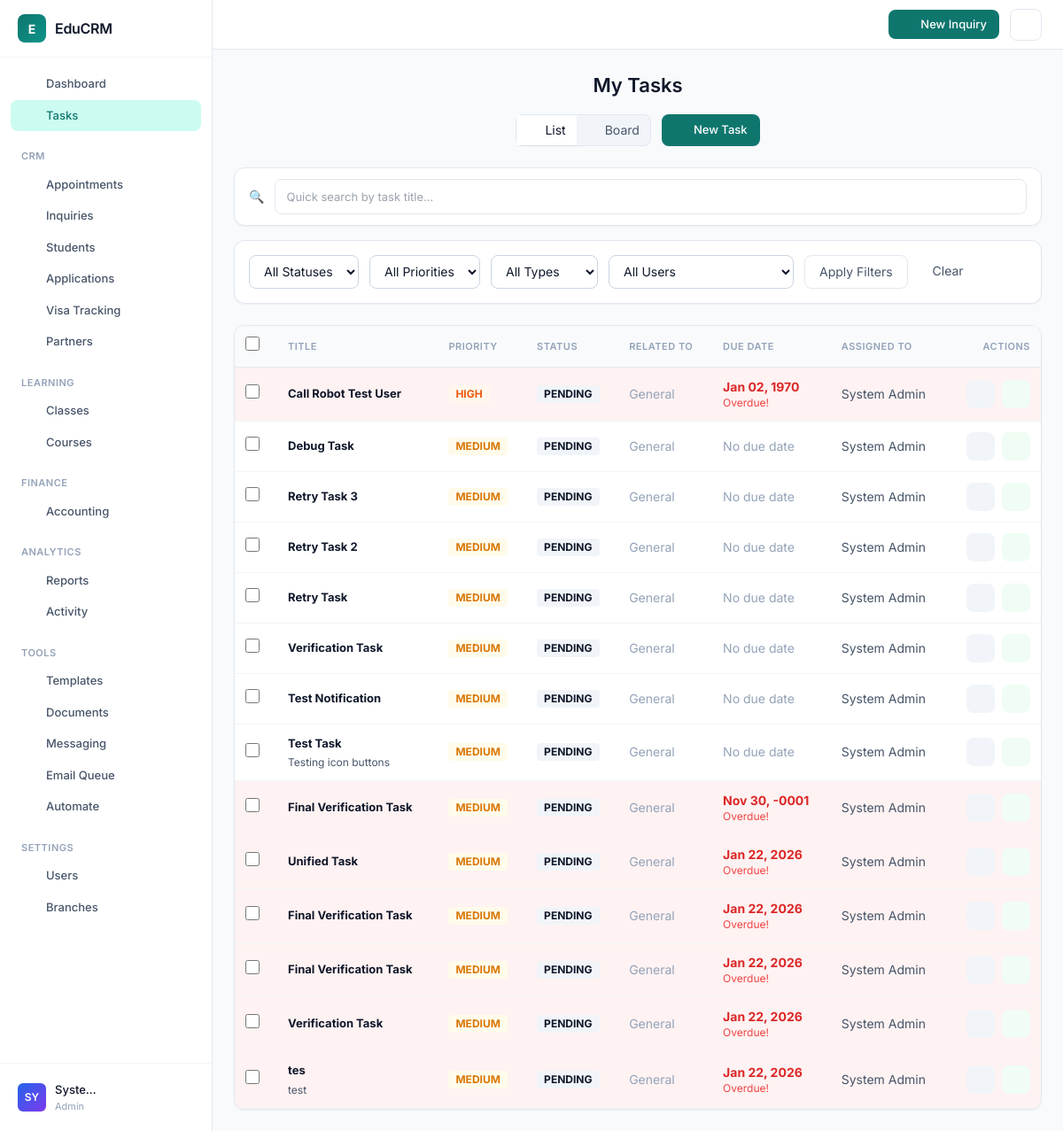
The app's page /modules/tasks/list.php (signed in) with its own data.
### tables this page shows
CREATE TABLE `tasks` (
  `id` int(11) NOT NULL,
  `title` varchar(200) NOT NULL,
  `description` text DEFAULT NULL,
  `assigned_to` int(11) NOT NULL,
  `created_by` int(11) NOT NULL,
  `related_entity_type` enum('inquiry','student','application','class','general') NOT NULL DEFAULT 'general',
  `related_entity_id` int(11) DEFAULT NULL,
  `priority` enum('low','medium','high','urgent') DEFAULT 'medium',
  `status` enum('pending','in_progress','completed','cancelled') DEFAULT 'pending',
  `due_date` datetime DEFAULT NULL,
  `completed_at` datetime DEFAULT NULL,
  `created_at` timestamp NOT NULL DEFAULT current_timestamp(),
  `updated_at` timestamp NOT NULL DEFAULT current_timestamp() ON UPDATE current_timestamp(),
  `branch_id` int(11) DEFAULT NULL
);

CREATE TABLE `users` (
  `id` int(11) NOT NULL,
  `name` varchar(100) NOT NULL,
  `email` varchar(100) NOT NULL,
  `password_hash` varchar(255) NOT NULL,
  `role` enum('admin','counselor','teacher','student') NOT NULL DEFAULT 'student',
  `phone` varchar(20) DEFAULT NULL,
  `address` text DEFAULT NULL,
  `country_id` int(11) DEFAULT NULL,
  `education_level_id` int(11) DEFAULT NULL,
  `country` varchar(100) DEFAULT NULL,
  `education_level` varchar(50) DEFAULT NULL,
  `passport_number` varchar(50) DEFAULT NULL,
  `created_at` timestamp NOT NULL DEFAULT current_timestamp(),
  `reset_token` varchar(100) DEFAULT NULL,
  `token_expiry` datetime DEFAULT NULL,
  `deleted_at` timestamp NULL DEFAULT NULL,
  `two_factor_secret` varchar(32) DEFAULT NULL,
  `two_factor_enabled` tinyint(1) DEFAULT 0,
  `last_login_at` timestamp NULL DEFAULT NULL,
  `last_login_ip` varchar(45) DEFAULT NULL,
  `branch_id` int(11) DEFAULT NULL,
  `updated_at` datetime DEFAULT NULL
);

### app/bootstrap.php (called while the page is built, shortened)
<?php
spl_autoload_register(function ($class) {
    $prefix = 'EduCRM\\';
    $base_dir = APP_ROOT . '/app/';
    $len = strlen($prefix);
    $relative_class = substr($class, $len);
    $file = $base_dir . str_replace('\\', '/', $relative_class) . '.php';
});
require_once APP_ROOT . '/app/helpers.php';

### app/Services/TaskService.php (called while the page is built, shortened)
<?php
class TaskService
{
    private \PDO $pdo;
    public function __construct(\PDO $pdo)
    {
        $this->pdo = $pdo;
    }
    public function getPaginatedTasks(array $filters = [], int $page = 1, int $perPage = 20): array
    {
        $paginationService = new PaginationService($this->pdo, $perPage);
        $paginationService->setPage($page);
        $sql = "
            SELECT
                t.*,
                u1.name as assigned_to_name,
                u2.name as created_by_name
            FROM tasks t
            LEFT JOIN users u1 ON t.assigned_to = u1.id
            LEFT JOIN users u2 ON t.created_by = u2.id
            WHERE 1=1
        ";
        $params = [];
        $sql .= " ORDER BY
            CASE t.priority
                WHEN 'urgent' THEN 1
                WHEN 'high' THEN 2
                WHEN 'medium' THEN 3
                WHEN 'low' THEN 4
            END,
            t.due_date ASC,
            t.created_at DESC
        ";
        $tasks = $paginationService->paginate($sql, $params);
        return [
            'data' => $tasks,
            'pagination' => $paginationService->getMetadata()
        ];
    }
}

### app/Services/PaginationService.php (called while the page is built, shortened)
<?php
class PaginationService
{
    private \PDO $pdo;
    private int $perPage;
    private int $currentPage;
    private int $totalRecords = 0;
    private int $totalPages = 0;
    public function __construct(\PDO $pdo, int $perPage = 20)
    {
        $this->pdo = $pdo;
        $this->perPage = max(1, min($perPage, 100));
        $this->currentPage = max(1, (int) ($_GET['page'] ?? 1));
    }
    public function setPage(int $page): self
    {
        $this->currentPage = max(1, $page);
        return $this;
    }
    public function paginate(string $baseQuery, array $params = [], ?string $countQuery = null): array
    {
        $countSql = $countQuery ?? "SELECT COUNT(*) FROM ({$baseQuery}) as count_table";
        $stmt = $this->pdo->prepare($countSql);
        $stmt->execute($params);
        $this->totalRecords = (int) $stmt->fetchColumn();
        $this->totalPages = $this->totalRecords > 0
            ? (int) ceil($this->totalRecords / $this->perPage)
            : 1;
        $offset = ($this->currentPage - 1) * $this->perPage;
        $paginatedQuery = $baseQuery . " LIMIT {$this->perPage} OFFSET {$offset}";
        $stmt = $this->pdo->prepare($paginatedQuery);
        $stmt->execute($params);
        return $stmt->fetchAll(\PDO::FETCH_ASSOC);
    }
    public function getMetadata(): array
    {
        $start = $this->totalRecords > 0
            ? (($this->currentPage - 1) * $this->perPage) + 1
            : 0;
        $end = min($this->currentPage * $this->perPage, $this->totalRecords);
        return [
            'current_page' => $this->currentPage,
            'per_page' => $this->perPage,
            'total_records' => $this->totalRecords,
            'total_pages' => $this->totalPages,
            'has_previous' => $this->currentPage > 1,
            'has_next' => $this->currentPage < $this->totalPages,
            'start_record' => $start,
            'end_record' => $end,
        ];
    }
}

### app/helpers.php (called while the page is built, shortened)
<?php
function hasRole(string|array $role): bool
{
    $userRoles = $_SESSION['roles'] ?? [];
    if (isset($_SESSION['role'])) {
        $userRoles[] = $_SESSION['role'];
    }
    return in_array($role, $userRoles);
}

### modules/tasks/list.php (the view, shortened to what this page needs)
<?php
require_once '../../app/bootstrap.php';
require_once '../../templates/header.php';
$taskService = new \EduCRM\Services\TaskService($pdo);
$currentPage = max(1, (int)($_GET['page'] ?? 1));
$perPage = 20;
$filters = [];
if (hasRole('admin')) {
    $result = $taskService->getPaginatedTasks($filters, $currentPage, $perPage);
} else {
    $result = $taskService->getPaginatedUserTasks($_SESSION['user_id'], $filters, $currentPage, $perPage);
}
$tasks = $result['data'];
?>
<div class="page-header flex flex-col sm:flex-row sm:items-center sm:justify-between gap-4 mb-6">
    <h1 class="page-title">My Tasks</h1>
    <div class="flex gap-3">
        <div class="inline-flex rounded-lg border border-slate-200 dark:border-slate-700 p-1 bg-slate-100 dark:bg-slate-800">
            <span class="px-3 py-1.5 text-sm rounded-md bg-white dark:bg-slate-700 text-slate-900 dark:text-slate-200 shadow-sm flex items-center gap-1">
                <?php echo \EduCRM\Services\NavigationService::getIcon('list', 16); ?> List
            </span>
            <a href="kanban.php" class="px-3 py-1.5 text-sm rounded-md text-slate-600 dark:text-slate-400 hover:text-slate-900 dark:hover:text-slate-200 transition-colors flex items-center gap-1">
                <?php echo \EduCRM\Services\NavigationService::getIcon('columns', 16); ?> Board
            </a>
        </div>
        <a href="add.php" class="btn btn-primary">
            <?php echo \EduCRM\Services\NavigationService::getIcon('plus', 16); ?> New Task
        </a>
    </div>
</div>
<div class="bg-white px-4 py-3 rounded-xl border border-slate-200 shadow-sm mb-4">
    <div x-data='searchFilter({
        data: <?php echo json_encode(array_map(function ($t) {
            return [
                'id' => $t['id'],
                'title' => $t['title'],
                'priority' => $t['priority'],
                'status' => $t['status'],
                'due' => $t['due_date'] ?? ''
            ];
        }, $tasks)); ?>,
        searchFields: ["title", "priority", "status"],
        minLength: 1,
        maxResults: 8
    })' class="relative">
        <div class="flex items-center gap-3">
            <span class="text-slate-400">🔍</span>
            <input type="text" x-model="query" @input="search()" @focus="if(query.length >= 1) showResults = true"
                @keydown="handleKeydown($event)" @keydown.escape="showResults = false"
                class="flex-1 px-3 py-2 border border-slate-300 rounded-lg text-sm focus:ring-2 focus:ring-primary-500"
                placeholder="Quick search by task title..." autocomplete="off">
        </div>
    </div>
</div>
<div class="bg-white p-4 rounded-xl border border-slate-200 shadow-sm mb-6">
    <form method="GET" class="flex flex-wrap gap-3">
        <select name="status" class="px-3 py-2 border border-slate-300 rounded-lg text-sm">
            <option value="">All Statuses</option>
        </select>
        <select name="priority" class="px-3 py-2 border border-slate-300 rounded-lg text-sm">
            <option value="">All Priorities</option>
        </select>
        <select name="entity_type" class="px-3 py-2 border border-slate-300 rounded-lg text-sm">
            <option value="">All Types</option>
        </select>
        <?php if (hasRole('admin')): ?>
            <select name="assigned_to" class="px-3 py-2 border border-slate-300 rounded-lg text-sm">
                <option value="">All Users</option>
            </select>
        <?php endif; ?>
        <button type="submit" class="btn-secondary px-4 py-2 rounded-lg text-sm">Apply Filters</button>
        <a href="list.php" class="px-4 py-2 text-sm text-slate-600 hover:text-slate-800">Clear</a>
    </form>
</div>
<div class="bg-white rounded-xl border border-slate-200 shadow-sm overflow-hidden">
    <div class="overflow-x-auto">
        <table class="w-full text-left border-collapse">
            <thead>
                <tr class="bg-slate-50 border-b border-slate-200 text-slate-600 text-sm">
                    <th class="p-3 w-12">
                        <input type="checkbox" id="selectAll"
                            class="rounded border-slate-300 text-primary-600 focus:ring-primary-500">
                    </th>
                    <th class="p-3 font-semibold">Title</th>
                    <th class="p-3 font-semibold">Priority</th>
                    <th class="p-3 font-semibold">Status</th>
                    <th class="p-3 font-semibold">Related To</th>
                    <th class="p-3 font-semibold">Due Date</th>
                    <?php if (hasRole('admin')): ?>
                        <th class="p-3 font-semibold">Assigned To</th>
                    <?php endif; ?>
                    <th class="p-3 font-semibold text-right">Actions</th>
                </tr>
            </thead>
            <tbody class="divide-y divide-slate-100">
                <?php if (count($tasks) > 0): ?>
                    <?php foreach ($tasks as $task): ?>
                        <?php
                        $priorityColors = [
                            'urgent' => 'bg-red-100 text-red-700',
                            'high' => 'bg-orange-100 text-orange-700',
                            'medium' => 'bg-yellow-100 text-yellow-700',
                            'low' => 'bg-blue-100 text-blue-700'
                        ];
                        $statusColors = [
                            'pending' => 'bg-slate-100 text-slate-700',
                            'in_progress' => 'bg-sky-100 text-sky-700',
                            'completed' => 'bg-emerald-100 text-emerald-700',
                            'cancelled' => 'bg-red-100 text-red-700'
                        ];
                        $isOverdue = $task['due_date'] && strtotime($task['due_date']) < time() && $task['status'] !== 'completed';
                        ?>
                        <tr class="hover:bg-slate-50 transition-colors <?php echo $isOverdue ? 'bg-red-50' : ''; ?>">
                            <td class="p-3">
                                <input type="checkbox"
                                    class="task-checkbox rounded border-slate-300 text-primary-600 focus:ring-primary-500"
                                    value="<?php echo $task['id']; ?>">
                            </td>
                            <td class="p-3">
                                <div>
                                    <strong class="text-slate-800"><?php echo htmlspecialchars($task['title']); ?></strong>
                                    <?php if ($task['description']): ?>
                                        <p class="text-xs text-slate-500 mt-1">
                                            <?php echo htmlspecialchars(substr($task['description'], 0, 60)) . (strlen($task['description']) > 60 ? '...' : ''); ?>
                                        </p>
                                    <?php endif; ?>
                                </div>
                            </td>
                            <td class="p-3">
                                <span
                                    class="inline-block px-2 py-0.5 rounded text-xs font-bold uppercase <?php echo $priorityColors[$task['priority']]; ?>">
                                    <?php echo $task['priority']; ?>
                                </span>
                            </td>
                            <td class="p-3">
                                <span
                                    class="inline-block px-2 py-0.5 rounded text-xs font-bold uppercase <?php echo $statusColors[$task['status']]; ?>">
                                    <?php echo str_replace('_', ' ', $task['status']); ?>
                                </span>
                            </td>
                            <td class="p-3 text-sm text-slate-600">
                                <?php if ($task['related_entity_type'] !== 'general'): ?>
                                    <span class="capitalize"><?php echo $task['related_entity_type']; ?></span>
                                    #<?php echo $task['related_entity_id']; ?>
                                <?php else: ?>
                                    <span class="text-slate-400">General</span>
                                <?php endif; ?>
                            </td>
                            <td class="p-3 text-sm">
                                <?php if ($task['due_date']): ?>
                                    <span class="<?php echo $isOverdue ? 'text-red-600 font-bold' : 'text-slate-600'; ?>">
                                        <?php echo date('M d, Y', strtotime($task['due_date'])); ?>
                                    </span>
                                    <?php if ($isOverdue): ?>
                                        <span class="text-xs text-red-500 block">Overdue!</span>
                                    <?php endif; ?>
                                <?php else: ?>
                                    <span class="text-slate-400">No due date</span>
                                <?php endif; ?>
                            </td>
                            <?php if (hasRole('admin')): ?>
                                <td class="p-3 text-sm text-slate-600">
                                    <?php echo htmlspecialchars($task['assigned_to_name']); ?>
                                </td>
                            <?php endif; ?>
                            <td class="p-3 text-right">
                                <div class="flex gap-2 justify-end">
                                    <a href="edit.php?id=<?php echo $task['id']; ?>" class="action-btn default" title="Edit">
                                        <?php echo \EduCRM\Services\NavigationService::getIcon('edit', 16); ?>
                                    </a>
                                    <?php if ($task['status'] !== 'completed'): ?>
                                        <form method="POST" action="edit.php" class="inline">
                                            <button type="submit" class="action-btn green" title="Mark Complete">
                                                <?php echo \EduCRM\Services\NavigationService::getIcon('check-square', 16); ?>
                                            </button>
                                        </form>
                                    <?php endif; ?>
                                </div>
                            </td>
                        </tr>
                    <?php endforeach; ?>
                <?php endif; ?>
            </tbody>
        </table>
    </div>
</div>
<?php require_once '../../templates/footer.php'; ?>

### app/Services/NavigationService.php (shortened to what this page needs)
<?php
class NavigationService
{
    public static function getIcon($name, $size = 18)
    {
        $path = $icons[$name] ?? $icons['home'];
        return '<svg xmlns="http://www.w3.org/2000/svg" width="' . $size . '" height="' . $size . '" viewBox="0 0 24 24" fill="none" stroke="currentColor" stroke-width="2" stroke-linecap="round" stroke-linejoin="round">' . $path . '</svg>';
    }
}

### records on screen
tasks: title "Call Robot Test User", priority "HIGH", status "PENDING", related_entity_type "General", due_date "Jan 02, 1970", shows "Overdue!", assigned_to.name "System Admin", $size 16 (drawn)
tasks: title "Debug Task", priority "MEDIUM", status "PENDING", related_entity_type "General", shows "No due date", assigned_to.name "System Admin", $size 16 (drawn)
tasks: title "Retry Task 3", priority "MEDIUM", status "PENDING", related_entity_type "General", shows "No due date", assigned_to.name "System Admin", $size 16 (drawn)
tasks: title "Retry Task 2", priority "MEDIUM", status "PENDING", related_entity_type "General", shows "No due date", assigned_to.name "System Admin", $size 16 (drawn)
tasks: title "Retry Task", priority "MEDIUM", status "PENDING", related_entity_type "General", shows "No due date", assigned_to.name "System Admin", $size 16 (drawn)
tasks: title "Verification Task", priority "MEDIUM", status "PENDING", related_entity_type "General", shows "No due date", assigned_to.name "System Admin", $size 16 (drawn)
tasks: title "Test Notification", priority "MEDIUM", status "PENDING", related_entity_type "General", shows "No due date", assigned_to.name "System Admin", $size 16 (drawn)
tasks: title "Test Task", description "Testing icon buttons", priority "MEDIUM", status "PENDING", related_entity_type "General", shows "No due date", assigned_to.name "System Admin", $size 16 (drawn)
tasks: title "Final Verification Task", priority "MEDIUM", status "PENDING", related_entity_type "General", due_date "Nov 30, -0001", shows "Overdue!", assigned_to.name "System Admin", $size 16 (drawn)
tasks: title "Unified Task", priority "MEDIUM", status "PENDING", related_entity_type "General", due_date "Jan 22, 2026", shows "Overdue!", assigned_to.name "System Admin", $size 16 (drawn)
tasks: title "Final Verification Task", priority "MEDIUM", status "PENDING", related_entity_type "General", due_date "Jan 22, 2026", shows "Overdue!", assigned_to.name "System Admin", $size 16 (drawn)
tasks: title "Final Verification Task", priority "MEDIUM", status "PENDING", related_entity_type "General", due_date "Jan 22, 2026", shows "Overdue!", assigned_to.name "System Admin", $size 16 (drawn)
tasks: title "Verification Task", priority "MEDIUM", status "PENDING", related_entity_type "General", due_date "Jan 22, 2026", shows "Overdue!", assigned_to.name "System Admin", $size 16 (drawn)
tasks: title "tes", description "test", priority "MEDIUM", status "PENDING", related_entity_type "General", due_date "Jan 22, 2026", shows "Overdue!", assigned_to.name "System Admin", $size 16 (drawn)

### other values on screen
$item['label'] "Dashboard"
$item['label'] "Tasks"
$section['title'] "CRM"
$item['label'] "Appointments"
$item['label'] "Inquiries"
$item['label'] "Students"
$item['label'] "Applications"
$item['label'] "Visa Tracking"
$item['label'] "Partners"
$section['title'] "LEARNING"
$item['label'] "Classes"
$item['label'] "Courses"
$section['title'] "FINANCE"
$item['label'] "Accounting"
$section['title'] "ANALYTICS"
